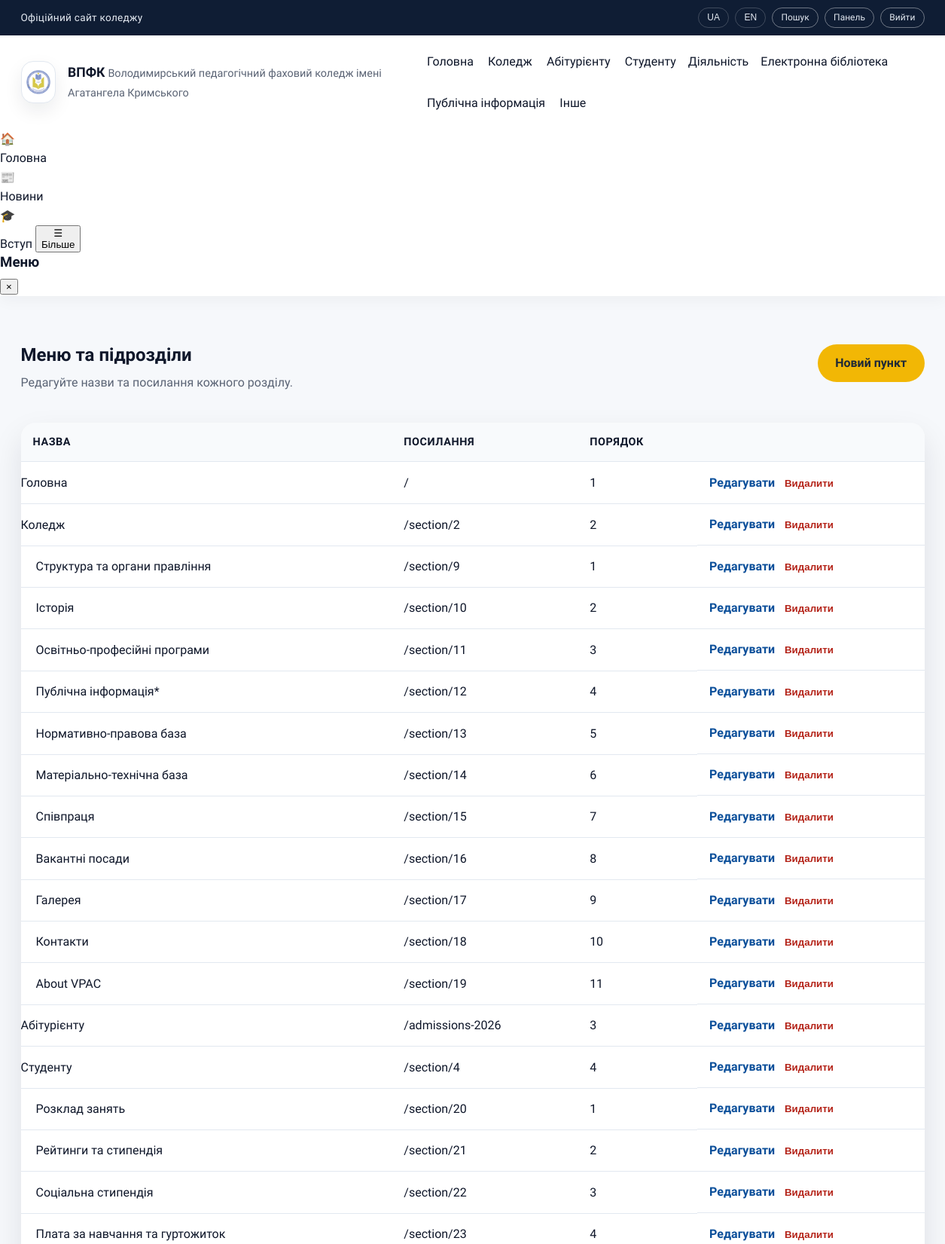
/admin/menu (signed in, upper part), run on the app's committed database.
### tables this page shows
CREATE TABLE menu_items (
          id INTEGER PRIMARY KEY AUTOINCREMENT,
          parent_id INTEGER,
          title TEXT NOT NULL,
          url TEXT NOT NULL,
          sort_order INTEGER NOT NULL DEFAULT 0,
          FOREIGN KEY(parent_id) REFERENCES menu_items(id)
        );

### app.py (the view)
@app.route("/admin/menu")
@role_required("owner", "admin", "editor")
def admin_menu():
    items = get_menu_flat()
    return render_template("admin/menu.html", items=items, active_title="")

### app.py (called while the page is built)
def get_db() -> sqlite3.Connection:
    if "db" not in g:
        conn = sqlite3.connect(DB_PATH)
        conn.row_factory = sqlite3.Row
        g.db = conn
    return g.db

def query_db(query: str, args: tuple = (), one: bool = False):
    db = get_db()
    cursor = db.execute(query, args)
    rows = cursor.fetchall()
    cursor.close()
    if one:
        return rows[0] if rows else None
    return rows

def build_menu_tree(rows: List[sqlite3.Row]) -> List[dict]:
    items: Dict[int, dict] = {}
    roots: List[dict] = []
    for row in rows:
        items[row["id"]] = {
            "id": row["id"],
            "parent_id": row["parent_id"],
            "title": row["title"],
            "url": row["url"],
            "sort_order": row["sort_order"],
            "children": [],
        }
    for item in items.values():
        parent_id = item["parent_id"]
        if parent_id and parent_id in items:
            items[parent_id]["children"].append(item)
        else:
            roots.append(item)
    def sort_items(nodes: List[dict]) -> List[dict]:
        nodes.sort(key=lambda n: (n["sort_order"], n["title"]))
        for node in nodes:
            node["children"] = sort_items(node["children"])
        return nodes
    return sort_items(roots)

def get_menu_tree() -> List[dict]:
    rows = query_db("SELECT * FROM menu_items ORDER BY sort_order, title")
    return build_menu_tree(rows)

def get_menu_flat() -> List[dict]:
    tree = get_menu_tree()
    flat: List[dict] = []
    def walk(nodes: List[dict], level: int = 0) -> None:
        for node in nodes:
            flat.append({**node, "level": level})
            walk(node["children"], level + 1)
    walk(tree)
    return flat

@app.context_processor
def inject_globals():
    return {
        "menu_items": get_menu_tree(),
        "current_user": g.get("user"),
    }

@app.before_request
def load_user():
    g.user = None
    user_id = session.get("user_id")
    if user_id:
        user = query_db("SELECT * FROM users WHERE id = ?", (user_id,), one=True)
        if user:
            g.user = user

def role_required(*roles):
    def decorator(view):
        @wraps(view)
        def wrapped(*args, **kwargs):
            if g.user is None:
                return redirect(url_for("login"))
            if g.user["role"] not in roles:
                abort(403)
            return view(*args, **kwargs)
        return wrapped
    return decorator

### templates/admin/menu.html (shortened to what this page needs)
{% extends "layout.html" %}
{% block content %}
  <section class="section">
    <div class="container admin-shell">
      <div class="admin-header">
        <div>
          <h1>Меню та підрозділи</h1>
          <p>Редагуйте назви та посилання кожного розділу.</p>
        </div>
        <a class="btn primary" href="{{ url_for('admin_menu_new') }}">Новий пункт</a>
      </div>
      <div class="table-wrap">
        <table class="table">
          <thead>
            <tr>
              <th>Назва</th>
              <th>Посилання</th>
              <th>Порядок</th>
              <th></th>
            </tr>
          </thead>
          <tbody>
            {% for item in items %}
              <tr>
                <td style="padding-left: {{ item.level * 20 }}px">
                  {{ item.title }}
                </td>
                <td>{{ item.url }}</td>
                <td>{{ item.sort_order }}</td>
                <td class="table-actions">
                  <a class="link" href="{{ url_for('admin_menu_edit', item_id=item.id) }}">Редагувати</a>
                  <form method="post" action="{{ url_for('admin_menu_delete', item_id=item.id) }}">
                    <button class="link danger" type="submit">Видалити</button>
                  </form>
                </td>
              </tr>
            {% else %}
              <tr>
                <td colspan="4">Немає пунктів меню.</td>
              </tr>
            {% endfor %}
          </tbody>
        </table>
      </div>
    </div>
  </section>
{% endblock %}

### templates/_menu.html (shortened to what this page needs)
{% macro render_menu(items, active_title=None, level=0) %}
  {% for item in items %}
    {% set active_class = "nav-highlight" if item.title == active_title else "" %}
    {% if item.children %}
      <div class="nav-item has-submenu submenu-level-{{ level }}">
        <span class="nav-title {{ active_class }}">{{ item.title }}</span>
      </div>
    {% else %}
      <a href="{{ item.url or '#' }}" class="{{ active_class }}">{{ item.title }}</a>
    {% endif %}
  {% endfor %}
{% endmacro %}

### static/css/styles.css (style rules this page uses)
:root { color-scheme: light; --bg: #f6f8fb; --surface: #ffffff; --surface-2: #eef2f8; --text: #0f172a; --muted: #5b6475; --primary: #0b4f9a; --primary-700: #083b73; --secondary: #0e7c66; --accent: #f2b705; --border: #e2e8f0; --shadow: 0 18px 40px rgba(15, 23, 42, 0.1); --radius-lg: 20px; --radius-md: 14px; --radius-sm: 10px; --container: 1200px; }
*, *::before, *::after { box-sizing: border-box; }
body { margin: 0; font-family: "Source Sans 3", "Inter", "Roboto", "Segoe UI", sans-serif; font-size: 16px; line-height: 1.6; color: var(--text); background: var(--bg); }
a { color: inherit; text-decoration: none; }
h1, h2, h3 { margin: 0 0 0.4em; line-height: 1.2; }
p { margin: 0 0 1rem; color: var(--muted); }
.container { width: min(100% - 2.5rem, var(--container)); margin: 0 auto; }
.section { padding: 4rem 0; }
.site-nav a { padding: 0.4rem 0.2rem; color: var(--text); position: relative; }
.site-nav a::after { content: ""; position: absolute; left: 0; bottom: -0.2rem; width: 0%; height: 2px; background: var(--primary); transition: width 0.3s ease; }
.nav-item { position: relative; display: inline-flex; align-items: center; gap: 0.35rem; }
.nav-title { display: inline-block; cursor: default; user-select: none; }
.btn { display: inline-flex; align-items: center; justify-content: center; padding: 0.7rem 1.4rem; border-radius: 999px; border: 1px solid transparent; font-weight: 600; cursor: pointer; transition: transform 0.2s ease, box-shadow 0.2s ease; }
.btn.primary { background: var(--accent); color: #1f2937; }
.link { color: var(--primary); font-weight: 600; }
.link.danger { color: #b42318; background: transparent; border: none; padding: 0; cursor: pointer; font-weight: 600; }
.admin-shell { display: grid; gap: 1.5rem; }
.admin-header { display: flex; flex-wrap: wrap; align-items: flex-start; justify-content: space-between; gap: 1rem; }
.table-wrap { background: var(--surface); border-radius: var(--radius-lg); box-shadow: var(--shadow); overflow-x: auto; }
.table { width: 100%; border-collapse: collapse; }
.table th, .table td { text-align: left; padding: 0.9rem 1rem; border-bottom: 1px solid var(--border); }
.table th { background: #f8fafc; font-size: 0.9rem; text-transform: uppercase; letter-spacing: 0.04em; }
.table-actions { display: flex; align-items: center; gap: 0.8rem; }
.table-actions form { margin: 0; }

### data on the page
menu_items: title "Головна", url "/", sort_order "1"
menu_items: title "Коледж", url "/section/2", sort_order "2"
menu_items: title "Абітурієнту", url "/admissions-2026", sort_order "3"
menu_items: title "Студенту", url "/section/4", sort_order "4"
menu_items: title "Діяльність"
menu_items: title "Електронна бібліотека"
menu_items: title "Публічна інформація"
menu_items: title "Інше"
menu_items: title "Структура та органи правління", url "/section/9", sort_order "1"
menu_items: title "Історія", url "/section/10", sort_order "2"
menu_items: title "Освітньо-професійні програми", url "/section/11", sort_order "3"
menu_items: title "Публічна інформація*", url "/section/12", sort_order "4"
menu_items: title "Нормативно-правова база", url "/section/13", sort_order "5"
menu_items: title "Матеріально-технічна база", url "/section/14", sort_order "6"
menu_items: title "Співпраця", url "/section/15", sort_order "7"
menu_items: title "Вакантні посади", url "/section/16", sort_order "8"
menu_items: title "Галерея", url "/section/17", sort_order "9"
menu_items: title "Контакти", url "/section/18", sort_order "10"
menu_items: title "About VPAC", url "/section/19", sort_order "11"
menu_items: title "Розклад занять", url "/section/20", sort_order "1"
menu_items: title "Рейтинги та стипендія", url "/section/21", sort_order "2"
menu_items: title "Соціальна стипендія", url "/section/22", sort_order "3"
menu_items: title "Плата за навчання та гуртожиток", url "/section/23", sort_order "4"
